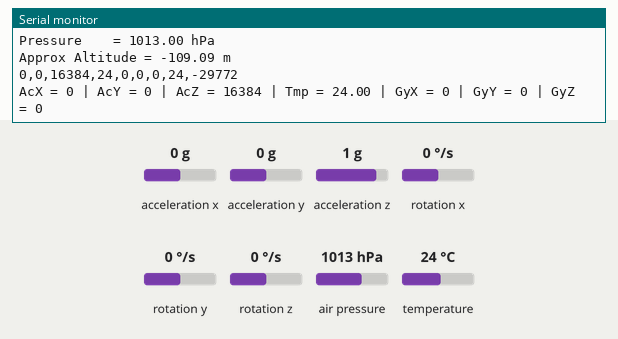
Simulated run of this sketch. Board: Arduino Uno, built with avr-gcc and run on an emulated ATmega328P. Shown: the last lines printed to the serial monitor. Wiring (inferred from the names in the program): MPU-6050 motion sensor at I2C address 0x68. The inputs (shaded band) are chosen by the test bench; at power-on: acceleration z 1 g, acceleration x 0 g, acceleration y 0 g, rotation x 0 °/s, rotation y 0 °/s, rotation z 0 °/s, air pressure 1013 hPa, temperature 24 °C. Storage starts empty.

Above: at 1.2 s.
1.3 s: acceleration z set to -1.4 g
At 2.1 s:
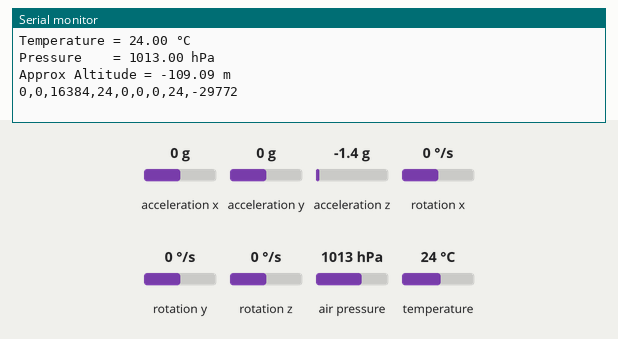
5.6 s: acceleration x set to -1.4 g
At 6.6 s:
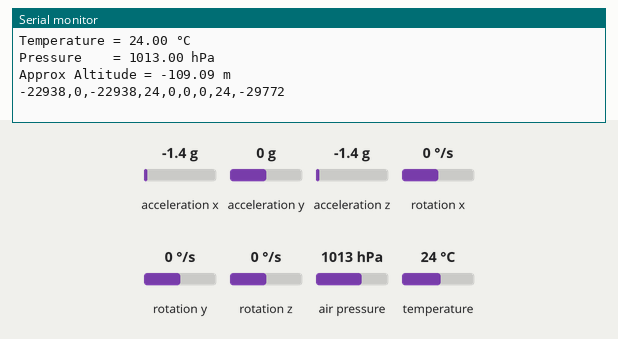
7.1 s: acceleration y set to -1.4 g
At 8.04 s:
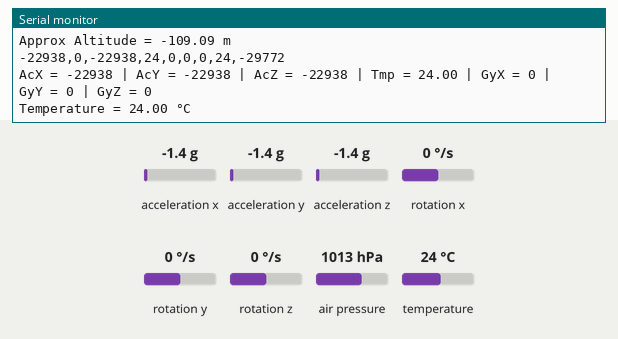
11.4 s: rotation x set to -192 °/s
At 12.0 s:
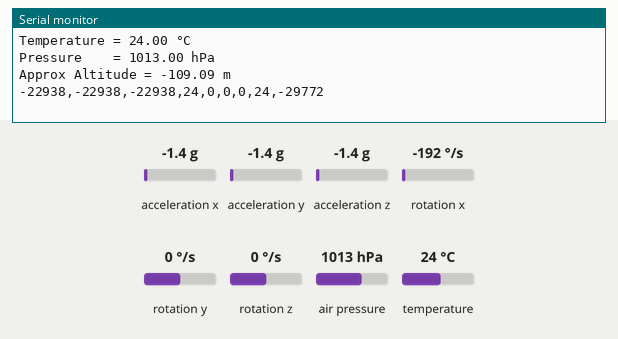
12.9 s: rotation y set to -192 °/s
At 14.5 s:
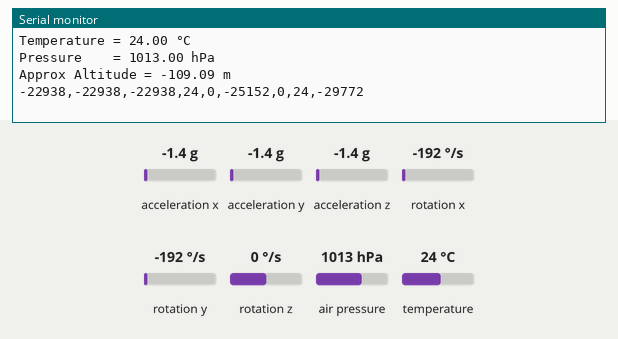

Measured:
- after the input at 5.6 s, the serial monitor: prints a new line after 0.06 s (image 2)
- after the input at 7.1 s, the serial monitor: prints a new line after 0.84 s (image 3)
- after the input at 12.9 s, the serial monitor: prints a new line after 0.81 s (image 5)

The sketch:

Rocket_Computer_Full_Code.ino
```cpp
#include <Servo.h>

//Rocket Computer Full Code

//-----Library Initialization-----

#include <Wire.h>
#include <Adafruit_BMP280.h>
#include <Servo.h>
#include <SD.h>
#include <SPI.h>

//-----Address Definitions-----

#define BMP280_I2C_ADDRESS 0x76

//-----Variable Initialization-----

Adafruit_BMP280 bmp280;   // Defines the name of the Barometer Sensor
const int MPU_addr=0x68;  // I2C address of the Gyro/Accel sensor (MPU-6050)
int16_t AcX,AcY,AcZ,Tmp,GyX,GyY,GyZ;
const int chipSelect = 7; //Initializes the chip select pin:
                          // (Simpler to define a variable than change all references)
int localpressure = 1000; //Set to forecasted pressure for the day for altitude calculations

//-----Setup-----

void setup() {
  //---Gyro Setup---

  Wire.begin();
  Wire.beginTransmission(MPU_addr);
  Wire.write(0x6B);  // PWR_MGMT_1 register
  Wire.write(0);     // set to zero (wakes up the MPU-6050)
  Wire.endTransmission(true);
  Serial.begin(9600); //Opens serial communication @9600 Baud Rate

  //---Baro Setup---

  if (!bmp280.begin(BMP280_I2C_ADDRESS))
  {
    Serial.println("BMP280 not found.");
    while (1);
  //---SD Setup---

  if (!SD.begin(chipSelect)) {
    Serial.println("SD Card not found.");
    // don't do anything more:
    while (1);}
    Serial.println("SD card initialized.");

  }}

void loop() {

float sensordata[10];

 //---Gyro---

Wire.beginTransmission(MPU_addr);
  Wire.write(0x3B);  // starting with register 0x3B (ACCEL_XOUT_H)
  Wire.endTransmission(false);
  Wire.requestFrom(MPU_addr,14,true);  // request 14 registers
  AcX=Wire.read()<<8|Wire.read();  // 0x3B (ACCEL_XOUT_H) & 0x3C (ACCEL_XOUT_L)
  AcY=Wire.read()<<8|Wire.read();  // 0x3D (ACCEL_YOUT_H) & 0x3E (ACCEL_YOUT_L)
  AcZ=Wire.read()<<8|Wire.read();  // 0x3F (ACCEL_ZOUT_H) & 0x40 (ACCEL_ZOUT_L)
  Tmp=Wire.read()<<8|Wire.read();  // 0x41 (TEMP_OUT_H) & 0x42 (TEMP_OUT_L)
  GyX=Wire.read()<<8|Wire.read();  // 0x43 (GYRO_XOUT_H) & 0x44 (GYRO_XOUT_L)
  GyY=Wire.read()<<8|Wire.read();  // 0x45 (GYRO_YOUT_H) & 0x46 (GYRO_YOUT_L)
  GyZ=Wire.read()<<8|Wire.read();  // 0x47 (GYRO_ZOUT_H) & 0x48 (GYRO_ZOUT_L)
  Serial.print("AcX = "); Serial.print(AcX);
  Serial.print(" | AcY = "); Serial.print(AcY);
  Serial.print(" | AcZ = "); Serial.print(AcZ);
  Serial.print(" | Tmp = "); Serial.print(Tmp/340.00+36.53);  //equation for temperature in degrees C from datasheet
  Serial.print(" | GyX = "); Serial.print(GyX);
  Serial.print(" | GyY = "); Serial.print(GyY);
  Serial.print(" | GyZ = "); Serial.println(GyZ);
  sensordata[0] = AcX;
  sensordata[1] = AcY;
  sensordata[2] = AcZ;
  sensordata[3] = (Tmp/340.00+36.53);
  sensordata[4] = GyZ;
  sensordata[5] = GyY;
  sensordata[6] = GyZ;

 //---Baro---

  float temperature = bmp280.readTemperature();  // get temperature
  float pressure    = bmp280.readPressure();     // get pressure
  float altitude_   = bmp280.readAltitude(localpressure); //references previous integer
  sensordata[7] = temperature;
  sensordata[8] = pressure;
  sensordata[9] = altitude_;

  // print temperature
  Serial.print("Temperature = ");
  Serial.print(temperature);
  Serial.println(" °C");
  // print pressure
  Serial.print("Pressure    = ");
  Serial.print(pressure/100);
  Serial.println(" hPa");
  // print altitude
  Serial.print("Approx Altitude = ");
  Serial.print(altitude_);
  Serial.println(" m");
 //---SD Card Logging (LAST!)---
  String dataString = "";
  // This for loop probably needs to be changed, either needs to accomodate
  // the I2C bus, or just compile strings to print to SD.
  for (int i = 0; i < 9; i++) {
    int sensor = sensordata[i]; //reads in the sensor value
    dataString += String(sensor); //adds the sensor value to the string
    if (i < 8) {
      dataString += ",";
    }
  }
  // open the file
  File dataFile = SD.open("flightlog.txt", FILE_WRITE);

  // if the file is available, write to it:
  if (dataFile) {
    dataFile.println(dataString);
    dataFile.close();
    // print to the serial port as well:
    Serial.println(dataString);
  }
  // error reporting:
  else {
    Serial.println("Error opening log file.");
  }
  delay(1000);
}
```
